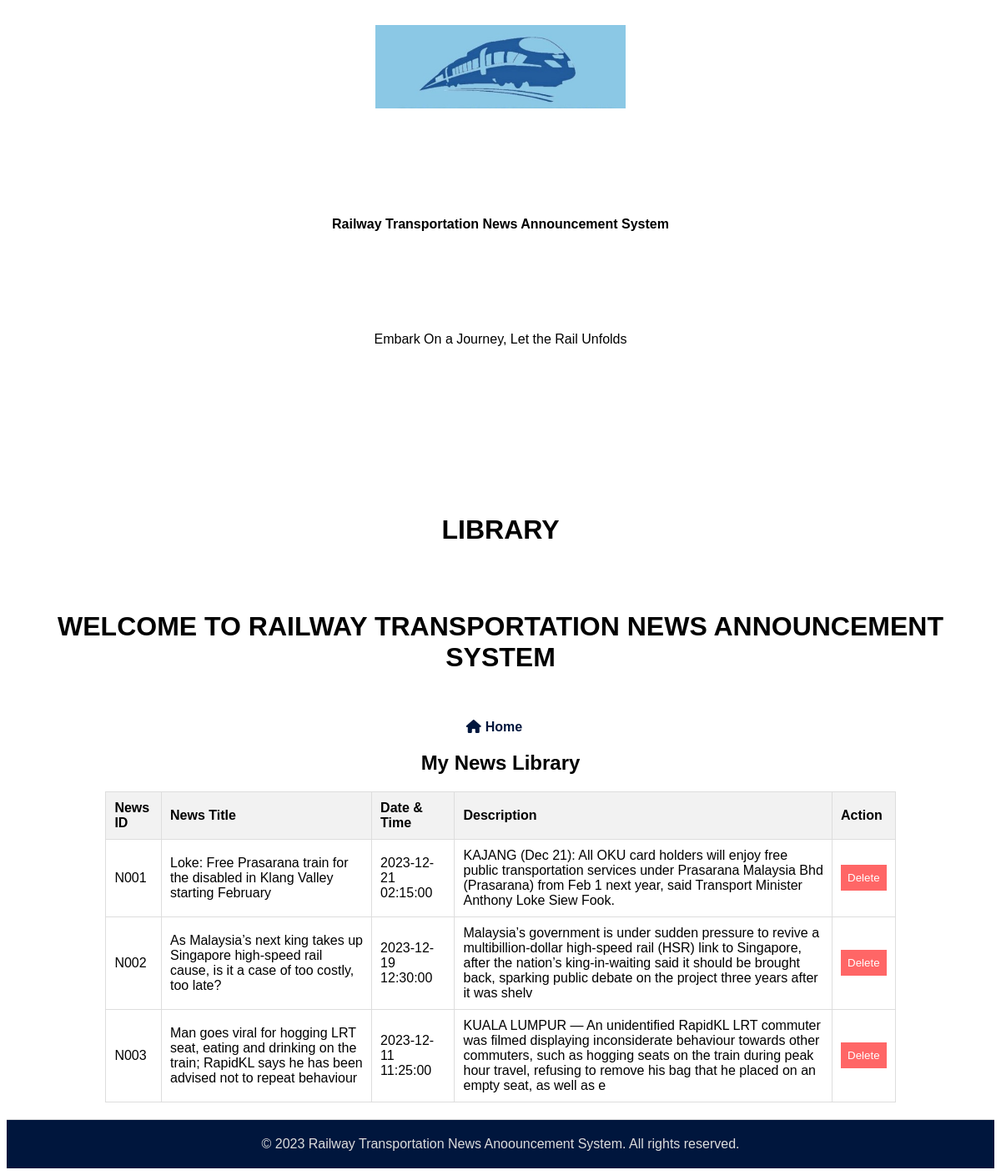
The page /library.php on the database its author committed.
### tables this page shows
CREATE TABLE `news` (
  `news_id` varchar(5) NOT NULL,
  `Title` varchar(255) NOT NULL,
  `Description` varchar(255) NOT NULL,
  `Time` datetime NOT NULL
);

### library.php (the view, shortened to what this page needs)
<?php
$servername = "localhost";
$username = "root";
$password = "";
$dbname = "webdev";
$conn = new mysqli($servername, $username, $password, $dbname);
$sql = "SELECT news_id, Title, Time, Description FROM news";
$result = $conn->query($sql);
?>
<!DOCTYPE html>
<html lang="en">
    <head>
        <link rel="stylesheet" href="./assets/css/style.css"/>
        <link rel="stylesheet" href="https://cdnjs.cloudflare.com/ajax/libs/font-awesome/6.0.0/css/all.min.css">
    </head>
    <body>
            <img src="assets/img/railwayicon2.jpg" alt="railway icon" width="300" height="100">
            <div class="topleft4"><b> Railway Transportation News Announcement System </b></div>
            <div class="topleft5"> Embark On a Journey, Let the Rail Unfolds </div>
            <br><br><br><br><br><br><br><br><br><br>
      <header>
        <center>
          <h1><b>LIBRARY</b></h1>
        </center>
      </header><br><br>
      <center>
        <h1><b> WELCOME TO RAILWAY TRANSPORTATION NEWS ANNOUNCEMENT SYSTEM </b></h1><br>
       </center>
       <div id="return-content">
       <p><a href="homepage.php"><i class="fas fa-home"></i>Home</a></p>
       </div>
       <div id="news-content">
        <h2>My News Library</h2>
        <table>
            <thead>
                <tr>
                    <th>News ID</th>
                    <th>News Title</th>
                    <th>Date & Time</th>
                    <th>Description</th>
                    <th>Action</th>
                </tr>
            </thead>
            <tbody>
            <?php
        if ($result->num_rows > 0) {
            while ($row = $result->fetch_assoc()) {
                echo "<tr>
                        <td>{$row['news_id']}</td>
                        <td>{$row['Title']}</td>
                        <td>{$row['Time']}</td>
                        <td>{$row['Description']}</td>
                        <td>
                            <button class='delete-btn'>Delete</button>
                        </td>
                      </tr>";
            }
        } else {
            echo "<tr><td colspan='3'>No news found</td></tr>";
        }
        ?>
            </tbody>
        </table>
    </div>
<?php include('footer.php'); ?>
</body>
</html>

### footer.php (shortened to what this page needs)
<footer>
   <div class="footer-container">
        <div class="footer-content">
        <p>&copy; 2023 Railway Transportation News Anoouncement System. All rights reserved.</p>
    </div>
    </div>
</footer>

### library.php (style rules this page uses)
img { display: block; margin: 20px auto 0; padding: 10px; }
.topleft4, .topleft5 { text-align: center; margin-top: 120px; }
h2 { text-align: center; }
body { font-family: Arial, sans-serif; }
table { width: 80%; border-collapse: collapse; margin: 20px auto; }
th, td { border: 1px solid #ddd; padding: 10px; text-align: left; }
th { background-color: #f2f2f2; }
.delete-btn { background-color: #ff6666; color: #fff; border: none; padding: 8px; cursor: pointer; }
#return-content { text-align: center; }
#return-content a { color: #00163D; text-decoration: none; font-weight: bold; margin-right: 15px; }
#return-content a i { margin-right: 5px; }

### footer.php (style rules this page uses)
footer { margin: 0; padding: 0; }
.footer-container { background-color: #00163D; color: #ddd; padding: 20px; text-align: center; }
.footer-content p { margin: 0; }
.footer-container { border-top: 1px solid #ddd; }

### rows shown on the page
news: news_id "N001", Title "Loke: Free Prasarana train for the disabled in Klang Valley starting February", Time "2023-12-21 02:15:00", Description "KAJANG (Dec 21): All OKU card holders will enjoy free public transportation services under Prasarana Malaysia Bhd (Prasarana) from Feb 1 next year, said Transport Minister Anthony Loke Siew Fook."
news: news_id "N002", Title "As Malaysia’s next king takes up Singapore high-speed rail cause, is it a case of too costly, too late?", Time "2023-12-19 12:30:00", Description "Malaysia’s government is under sudden pressure to revive a multibillion-dollar high-speed rail (HSR) link to Singapore, after the nation’s king-in-waiting said it should be brought back, sparking public debate on the project three years after it was shelv"
news: news_id "N003", Title "Man goes viral for hogging LRT seat, eating and drinking on the train; RapidKL says he has been advised not to repeat behaviour", Time "2023-12-11 11:25:00", Description "KUALA LUMPUR — An unidentified RapidKL LRT commuter was filmed displaying inconsiderate behaviour towards other commuters, such as hogging seats on the train during peak hour travel, refusing to remove his bag that he placed on an empty seat, as well as e"
